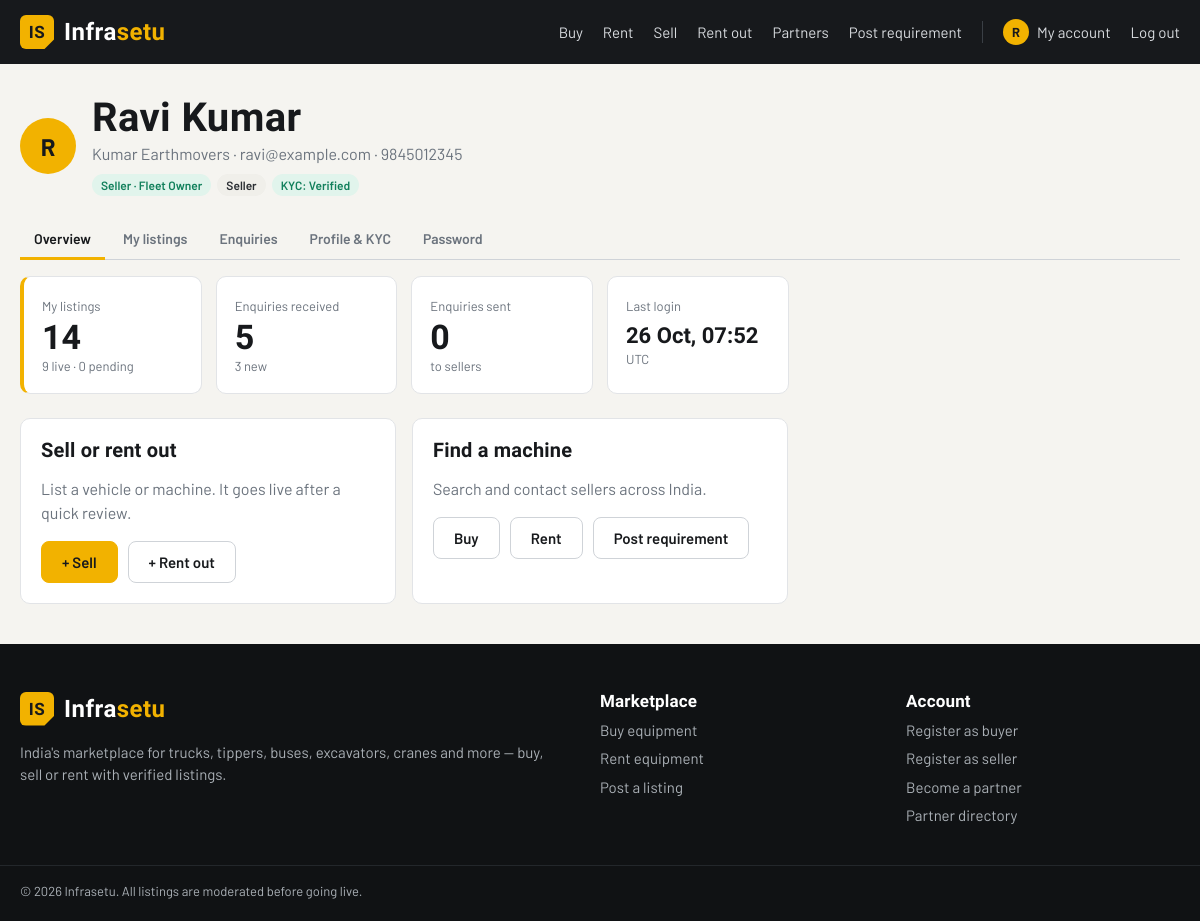
/account (signed in), run on the app's committed database.
### models.py (models this page shows, shortened)
class TimestampMixin:
    created_at = db.Column(db.DateTime, default=datetime.utcnow, nullable=False)
    updated_at = db.Column(db.DateTime, default=datetime.utcnow, onupdate=datetime.utcnow, nullable=False)

class User(TimestampMixin, db.Model):
    __tablename__ = "users"
    id = db.Column(db.Integer, primary_key=True)
    name = db.Column(db.String(120), nullable=False)
    email = db.Column(db.String(160), unique=True, nullable=False, index=True)
    phone = db.Column(db.String(20), nullable=False)
    company = db.Column(db.String(160))
    password_hash = db.Column(db.String(255), nullable=False)
    role = db.Column(db.String(20), default="user", nullable=False)
    is_active = db.Column(db.Boolean, default=True, nullable=False)  # False = suspended
    account_type = db.Column(db.String(20), default="buyer", nullable=False, index=True)
    business_type = db.Column(db.String(60))  # buyer / seller sub-type
    state = db.Column(db.String(60))
    city = db.Column(db.String(80))
    gstin = db.Column(db.String(15))
    pan = db.Column(db.String(10))
    verification_status = db.Column(db.String(20), default="not_submitted", nullable=False)
    verification_note = db.Column(db.String(255))
    verified_at = db.Column(db.DateTime)
    verified_by_id = db.Column(db.Integer)
    last_login_at = db.Column(db.DateTime)
    failed_logins = db.Column(db.Integer, default=0, nullable=False)
    locked_until = db.Column(db.DateTime)
    password_changed_at = db.Column(db.DateTime)
    products = db.relationship("Product", back_populates="user", lazy="dynamic")
    roles = db.relationship("Role", secondary="user_roles", back_populates="users", lazy="selectin",
                            order_by="Role.name")
    partner_profile = db.relationship("PartnerProfile", back_populates="user", uselist=False,
                                      cascade="all, delete-orphan")
    @property
    def permissions(self):
        if any(r.slug == "super_admin" for r in self.roles):
            return set(PERMISSIONS)
        return set().union(*(r.codes for r in self.roles)) if self.roles else set()
    def has_permission(self, code):
        return bool(self.is_active) and code in self.permissions
    @property
    def is_admin(self):
        return self.has_permission("admin.access")
    @property
    def can_post_listings(self):
        if not self.has_permission("listing.create"):
            return False
        return self.account_type != "partner" or self.is_verified  # partners must be verified first
    @property
    def account_label(self):
        return ACCOUNT_TYPES.get(self.account_type, self.account_type.title())

class Role(TimestampMixin, db.Model):
    __tablename__ = "roles"
    id = db.Column(db.Integer, primary_key=True)
    slug = db.Column(db.String(60), unique=True, nullable=False, index=True)
    name = db.Column(db.String(80), unique=True, nullable=False)
    description = db.Column(db.String(255))
    is_staff = db.Column(db.Boolean, default=False, nullable=False)  # admin-panel role
    is_system = db.Column(db.Boolean, default=False, nullable=False)  # built in, cannot be deleted
    grants = db.relationship("RolePermission", back_populates="role", cascade="all, delete-orphan")
    users = db.relationship("User", secondary="user_roles", back_populates="roles")
    @property
    def codes(self):
        if self.slug == "super_admin":
            return set(PERMISSIONS)
        return {gr.permission for gr in self.grants}

class RolePermission(db.Model):
    __tablename__ = "role_permissions"
    role_id = db.Column(db.Integer, db.ForeignKey("roles.id", ondelete="CASCADE"), primary_key=True)
    permission = db.Column(db.String(60), primary_key=True)
    role = db.relationship("Role", back_populates="grants")

### accounts.py (the view)
@bp.route("/account")
@login_required
def account():
    u = g.user
    listings = dict(db.session.query(Product.status, func.count(Product.id))
                    .filter(Product.user_id == u.id).group_by(Product.status).all())
    received = (Enquiry.query.join(Product).filter(Product.user_id == u.id).count())
    new_received = (Enquiry.query.join(Product).filter(Product.user_id == u.id, Enquiry.status == "new").count())
    sent = Enquiry.query.filter_by(user_id=u.id).count()
    return render_template("account/dashboard.html", listings=listings, total_listings=sum(listings.values()),
                           received=received, new_received=new_received, sent=sent)

### utils.py (called while the page is built)
def load_current_user():
    uid = session.get("user_id")
    g.user = db.session.get(User, uid) if uid else None
    if g.user is not None and not g.user.is_active:
        session.clear()
        g.user = None

def login_required(view):
    @wraps(view)
    def wrapped(*args, **kwargs):
        if g.user is None:
            flash("Please log in to continue.", "warning")
            return redirect(url_for("auth.login", next=request.full_path))
        return view(*args, **kwargs)
    return wrapped

def csrf_token():
    if "_csrf" not in session:
        session["_csrf"] = secrets.token_hex(16)
    return session["_csrf"]

def check_csrf():
    if request.method == "POST":
        token = request.form.get("_csrf") or request.headers.get("X-CSRF-Token")
        if not token or token != session.get("_csrf"):
            abort(400, description="Invalid or missing form token. Please reload the page and try again.")

### templates/account/dashboard.html (shortened to what this page needs)
{% extends "base.html" %}
{% block content %}
{% set u = g.user %}
<div class="wrap">
  <div class="account-head">
    <span class="avatar avatar-lg" aria-hidden="true">{{ u.name[:1]|upper }}</span>
    <div>
      <h1>{{ u.name }}</h1>
      <p class="muted">{{ u.company ~ ' · ' if u.company }}{{ u.email }} · {{ u.phone }}</p>
      <div class="chips">
        <span class="badge badge-type-{{ u.account_type }}">{{ u.account_label }}{% if u.partner_profile %} · {{ u.partner_profile.partner_type }}{% elif u.business_type %} · {{ u.business_type }}{% endif %}</span>
        {% for r in u.roles %}<span class="badge badge-role">{{ r.name }}</span>{% endfor %}
        {% if u.verification_status != 'not_submitted' %}<span class="badge badge-kyc-{{ u.verification_status }}">KYC: {{ VERIFICATION_STATUSES[u.verification_status] }}</span>{% endif %}
      </div>
    </div>
  </div>
  {% include "account/_nav.html" %}
  <div class="stat-grid">
    {% if u.has_permission('listing.create') %}
      <a class="stat hl" href="{{ url_for('public.my_listings') }}"><span>My listings</span><b>{{ total_listings }}</b><small>{{ listings.get('approved', 0) }} live · {{ listings.get('pending', 0) }} pending</small></a>
      <a class="stat" href="{{ url_for('public.my_enquiries') }}"><span>Enquiries received</span><b>{{ received }}</b><small>{{ new_received }} new</small></a>
    {% endif %}
    <a class="stat" href="{{ url_for('public.my_enquiries') }}"><span>Enquiries sent</span><b>{{ sent }}</b><small>to sellers</small></a>
    <a class="stat" href="{{ url_for('auth.profile') }}"><span>Last login</span><b class="b-sm">{{ u.last_login_at|dt('%d %b, %H:%M') }}</b><small>UTC</small></a>
  </div>
  <div class="card-grid">
    {% if u.can_post_listings %}
      <div class="panel"><h3>Sell or rent out</h3><p class="muted">List a vehicle or machine. It goes live after a quick review.</p>
        <div class="btn-row"><a class="btn btn-primary" href="{{ url_for('public.post_listing', type='sell') }}">+ Sell</a><a class="btn btn-ghost" href="{{ url_for('public.post_listing', type='rent') }}">+ Rent out</a></div></div>
    {% endif %}
    <div class="panel"><h3>Find a machine</h3><p class="muted">Search {{ 'and contact ' if u.has_permission('enquiry.create') }}sellers across India.</p>
      <div class="btn-row"><a class="btn btn-ghost" href="{{ url_for('public.search', intent='buy') }}">Buy</a><a class="btn btn-ghost" href="{{ url_for('public.search', intent='rent') }}">Rent</a><a class="btn btn-ghost" href="{{ url_for('public.requirement') }}">Post requirement</a></div></div>
  </div>
</div>
{% endblock %}

### templates/base.html (shortened to what this page needs)
<!doctype html>
<html lang="en">
<head>
  <link rel="stylesheet" href="{{ url_for('static', filename='css/style.css') }}">
</head>
<body class="{% block body_class %}public{% endblock %}">
{% block header %}
<header class="site-header">
  <div class="wrap header-inner">
    <a class="brand" href="{{ url_for('public.home') }}"><span class="brand-mark">IS</span> <span>Infra<b>setu</b></span></a>
    <nav class="main-nav">
      <a href="{{ url_for('public.search', intent='buy') }}">Buy</a>
      <a href="{{ url_for('public.search', intent='rent') }}">Rent</a>
      <a href="{{ url_for('public.post_listing', type='sell') }}">Sell</a>
      <a href="{{ url_for('public.post_listing', type='rent') }}">Rent out</a>
      <a href="{{ url_for('public.partners') }}">Partners</a>
      <a href="{{ url_for('public.requirement') }}">Post requirement</a>
      {% if g.user %}
        <a href="{{ url_for('auth.account') }}" class="nav-account"><span class="avatar" aria-hidden="true">{{ g.user.name[:1]|upper }}</span> My account</a>
        <form method="post" action="{{ url_for('auth.logout') }}" class="inline">
          <button class="link-btn">Log out</button>
        </form>
      {% else %}
        <a href="{{ url_for('auth.login') }}">Log in</a>
        <a href="{{ url_for('auth.register') }}" class="btn btn-primary btn-sm">Register</a>
      {% endif %}
    </nav>
  </div>
</header>
{% endblock %}
<main>{% block content %}{% endblock %}</main>
{% block footer %}
<footer class="site-footer">
  <div class="wrap footer-inner">
    <div>
      <a class="brand" href="{{ url_for('public.home') }}"><span class="brand-mark">IS</span> <span>Infra<b>setu</b></span></a>
      <p>India's marketplace for trucks, tippers, buses, excavators, cranes and more — buy, sell or rent with verified listings.</p>
    </div>
    <div>
      <h4>Marketplace</h4>
      <a href="{{ url_for('public.search', intent='buy') }}">Buy equipment</a>
      <a href="{{ url_for('public.search', intent='rent') }}">Rent equipment</a>
      <a href="{{ url_for('public.post_listing') }}">Post a listing</a>
    </div>
    <div>
      <h4>Account</h4>
      <a href="{{ url_for('auth.register', type='buyer') }}">Register as buyer</a>
      <a href="{{ url_for('auth.register', type='seller') }}">Register as seller</a>
      <a href="{{ url_for('auth.register', type='partner') }}">Become a partner</a>
      <a href="{{ url_for('public.partners') }}">Partner directory</a>
    </div>
  </div>
  <div class="wrap copyright">© {{ 2026 }} Infrasetu. All listings are moderated before going live.</div>
</footer>
{% endblock %}
</body>
</html>

### data on the page
User: user "R", name "R", name "Ravi Kumar", company "Kumar Earthmovers ·", email "ravi@example.com", phone "9845012345", account_label "Seller", business_type "Fleet Owner", verification_status "Verified", last_login_at|dt "26 Oct, 07:52", is_active.permission "and contact"
Role: name "Seller"

### other printed values
{{ total_listings }} "14"
{{ listings.get('approved', 0) }} "9"
{{ listings.get('pending', 0) }} "0"
{{ received }} "5"
{{ new_received }} "3"
{{ sent }} "0"
{{ 2026 }} "2026"
